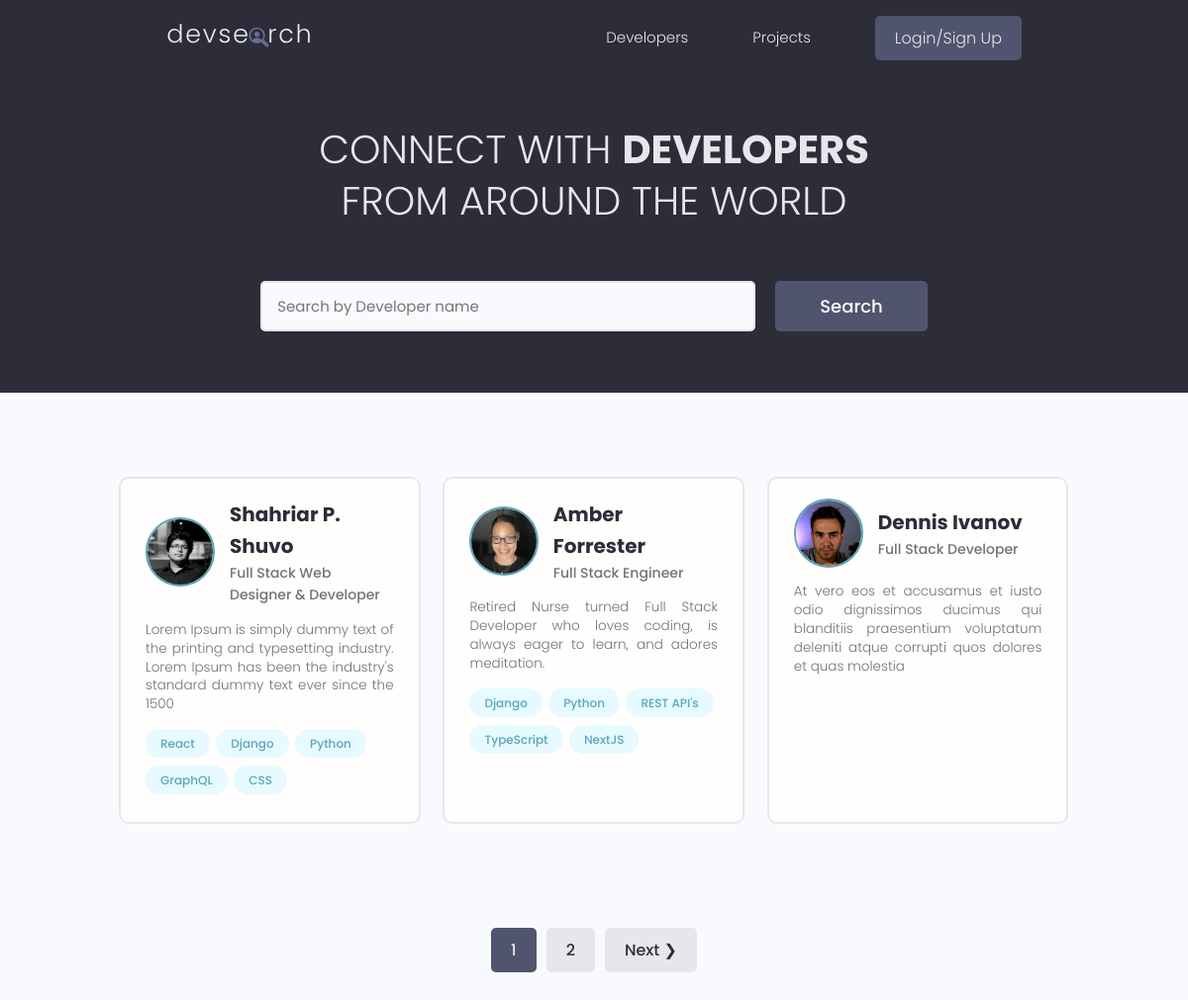
The page / on the database its author committed.
### users/models.py (models this page shows, shortened)
class Profile(models.Model):
    user = models.OneToOneField(
        User, on_delete=models.CASCADE, null=True, blank=True)
    name = models.CharField(max_length=200, null=True, blank=True)
    email = models.EmailField(max_length=500, null=True, blank=True)
    username = models.CharField(max_length=200, null=True, blank=True)
    location = models.CharField(max_length=200, null=True, blank=True)
    short_intro = models.CharField(max_length=200, null=True, blank=True)
    bio = models.TextField(null=True, blank=True)
    profile_image = models.ImageField(null=True, blank=True, upload_to='profiles/',
        default="profiles/user-default.png")
    social_github = models.CharField(max_length=200, null=True, blank=True)
    social_twitter = models.CharField(max_length=200, null=True, blank=True)
    social_linkedin = models.CharField(max_length=200, null=True, blank=True)
    social_youtube = models.CharField(max_length=200, null=True, blank=True)
    social_website = models.CharField(max_length=200, null=True, blank=True)
    created = models.DateTimeField(auto_now_add=True)
    id = models.UUIDField(default=uuid.uuid4, unique=True,
                          primary_key=True, editable=False)
    class Meta:
        ordering = ['created']
    @property
    def imageURL(self):
        try:
            url = self.profile_image.url
        except:
            url = 'http://127.0.0.1:8000/images/profiles/user-default.png'
        return url

class Skill(models.Model):
    owner = models.ForeignKey(Profile, on_delete=models.CASCADE,
                            null=True, blank=True)
    name = models.CharField(max_length=200, null=True, blank=True)
    description = models.TextField(null=True, blank=True)
    created = models.DateTimeField(auto_now_add=True)
    id = models.UUIDField(default=uuid.uuid4, unique=True,
                          primary_key=True, editable=False)
    def __str__(self):
        return str(self.name)

### users/views.py (the view)
# urls.py: path('', views.profiles, name='profiles'),
def profiles(request):
    profiles, search_query = searchProfiles(request)
    custom_range, profiles = paginateProfiles(request, profiles, 3)
    context = {'profiles': profiles, 'search_query': search_query,
               'custom_range': custom_range}
    return render(request, 'users/profiles.html', context)

### users/utils.py (called while the page is built)
def paginateProfiles(request, profiles, results):
    page = request.GET.get('page')
    paginator = Paginator(profiles, results)
    try:
        profiles = paginator.page(page)
    except PageNotAnInteger:
        page = 1
        profiles = paginator.page(page)
    except EmptyPage:
        page = paginator.num_pages
        profiles = paginator.page(page)
    leftIndex = (int(page) - 4)
    if leftIndex < 1:
        leftIndex = 1
    rightIndex = (int(page) + 5)
    if rightIndex > paginator.num_pages:
        rightIndex = paginator.num_pages + 1
    custom_range = range(leftIndex, rightIndex)
    return custom_range, profiles

def searchProfiles(request):
    search_query = ''
    if request.GET.get('search_query'):
        search_query = request.GET.get('search_query')
    skills = Skill.objects.filter(name__icontains=search_query)
    profiles = Profile.objects.distinct().filter(
        Q(name__icontains=search_query) |
        Q(short_intro__icontains=search_query) |
        Q(skill__in=skills)
    )
    return profiles, search_query

### users/templates/users/profiles.html (shortened to what this page needs)
{% extends 'main.html' %}
{% block content %}
<main class="home">
    <section class="hero-section text-center">
        <div class="container container--narrow">
            <div class="hero-section__box">
            <h2>CONNECT WITH <span>DEVELOPERS</span></h2>
            <h2>FROM AROUND THE WORLD</h2>
            </div>
            <div class="hero-section__search">
                <form id="searchForm" class="form" action="{% url 'profiles' %}" method="GET">
                    <div class="form__field">
                    <input class="input input--text" id="formInput#search" type="text" name="search_query"
                    value="{{ search_query }}" placeholder="Search by Developer name" />
                    </div>
                    <input class="btn btn--sub btn--lg" type="submit" value="Search" />
                </form>
            </div>
        </div>
    </section>
    <section class="devlist">
        <div class="container">
            <div class="grid grid--three">
                {% for profile in profiles%}
                <div class="column card">
                    <div class="dev">
                        <a href="{% url 'user-profile' profile.id %}" class="card__body">
                            <div class="dev__profile">
                                <img class="avatar avatar--md" src="{{ profile.imageURL }}" alt="image" />
                                <div class="dev__meta">
                                    <h3>{{ profile.name }}</h3>
                                    <h5>{{ profile.short_intro|slice:"60" }}</h5>
                                </div>
                            </div>
                            <p class="dev__info">{{ profile.bio|slice:"150" }}</p>
                            <div class="dev__skills">
                                {% for skill in profile.skill_set.all|slice:"5" %}
                                <span class="tag tag--pill tag--main">
                                    <small>{{skill}}</small>
                                </span>
                                {% endfor %}
                            </div>
                        </a>
                    </div>
                </div>
                {% endfor %}
            </div>
        </div>
    </section>
    {% include 'pagination.html' with queryset=profiles custom_range=custom_range %}
</main>
{% endblock content %}

### static/styles/app.css (style rules this page uses)
:root { --color-sub: #2d2d39; }
.btn--sub { background-color: var(--color-sub-light); }
.card { border: 2px solid var(--color-light); }
img { width: 100%; }
.hero-section { height: 40vh; display: flex; align-items: center; background-color: var(--color-sub); }
.hero-section__box { margin-bottom: 4rem; }
.hero-section__box > h2, .hero-section__box > h2 > span { font-size: 4rem; color: var(--color-light); line-height: 1.3; text-transform: uppercase; }
.hero-section__box > h2 { font-weight: 300; }
.hero-section__box > h2 > span { font-weight: 700; }
.hero-section__search > .form { display: flex; align-items: center; justify-content: center; gap: 2rem; }
.hero-section__search > .form input.input--text { width: 50rem; }
.devlist { margin-top: 8rem; }
.devlist .grid { align-items: stretch; }
.devlist .dev .dev__profile { display: flex; align-items: center; gap: 1.5rem; }
.devlist .dev .dev__meta h3 { color: var(--color-sub); font-size: 2rem; font-weight: 700; }
.devlist .dev .dev__meta h5 { color: var(--color-text); font-size: 1.4rem; font-weight: 500; }
.devlist .dev .dev__info { margin: 1.5rem 0; font-size: 1.35rem; line-height: 1.4; text-align: justify; }

### static/uikit/styles/modules/_variables.css (style rules this page uses)
:root { --color-main: #5aa5b9; --color-main-light: #e6faff; --color-sub: #3f4156; --color-sub-light: #51546e; --color-sub-lighter: #ededfd; --color-text: #737373; --color-gray: #8b8b8b; --color-light: #e5e7eb; --color-light-gray: #767676; --color-bg: #f8fafd; --color-white: #fffefd; --color-white-light: #f3f3f3; --color-success: #359e64; --color-success-bg: #def8e8; --color-error: #fc4b0b; --color-error-bg: #fff2ee; --font-base: 'Poppins', arial, helvetica, 'Segoe UI', roboto, ubuntu, sans-serif; --font-monospace: 'Fira Code', 'Courier New', courier, monospace; --font-regular: 300; --font-medium: 500; --font-bold: 700; --generic-shadow: 1px 1px 5px #00000010; --generic-transition: all 0.3s ease-in-out; }

### static/uikit/styles/modules/_base.css (style rules this page uses)
* { margin: 0; padding: 0; box-sizing: border-box; text-rendering: optimizeLegibility; color: inherit; font-size: inherit; }
html { font-size: 50%; }
@media only screen and (min-width: 480px) { html { font-size: 56.25%; } }
@media only screen and (min-width: 1200px) { html { font-size: 62.5%; } }
body { line-height: 1.6; font-weight: 400; font-size: 1.5rem; color: var(--color-text); background-color: var(--color-bg); min-height: 100vh; }

### static/uikit/styles/modules/_typography.css (style rules this page uses)
* { font-family: var(--font-base); }
h2 { font-size: 3.6rem; font-weight: var(--font-bold); }
h3 { font-size: 3.2rem; font-weight: var(--font-medium); }
h5 { font-size: 2.4rem; font-weight: var(--font-medium); }
h5, h6 { font-weight: var(--font-regular); }
p, span, strong { font-size: 1.6rem; color: var(--color-text); font-weight: var(--font-regular); }
a { padding-bottom: 2px; text-decoration: none; display: inline-block; color: var(--color-main); font-weight: var(--font-medium); }

### static/uikit/styles/modules/_utilities.css (style rules this page uses)
.container { width: 92%; max-width: 165rem; margin: 0 auto; box-sizing: border-box; }
.container--narrow { width: 92%; max-width: 120rem; }
@media screen and (min-width: 1000px) { .container { width: 90%; } }
@media screen and (min-width: 1000px) { .container--narrow { width: 85%; } }
@media screen and (min-width: 1200px) { .container { width: 80%; } }
@media screen and (min-width: 1200px) { .container--narrow { width: 72%; } }
.text-center { text-align: center; }

### static/uikit/styles/modules/_avatar.css (style rules this page uses)
.avatar { border-radius: 50%; border: 2px solid var(--color-main); object-fit: cover; }
.avatar--md { height: 7rem; width: 7rem; }

### static/uikit/styles/modules/_button.css (style rules this page uses)
.btn { display: inline-block; position: relative; cursor: pointer; background-color: var(--color-light); font-weight: var(--font-medium); color: var(--color-sub); text-decoration: none; padding: 1rem 2rem; border-radius: 0.5rem; border: none; width: -webkit-fit-content; width: -moz-fit-content; width: fit-content; height: -webkit-fit-content; height: -moz-fit-content; height: fit-content; font-size: 1.6rem; outline-width: 0; outline-color: transparent; -webkit-backface-visibility: hidden; backface-visibility: hidden; transition: all 0.3s ease-in-out; }
.btn--sub { background-color: var(--color-sub); color: var(--color-white); }
.btn--lg { font-size: 1.8rem; padding: 1.2rem 4.5rem; }

### static/uikit/styles/modules/_card.css (style rules this page uses)
.card { border-radius: 1rem; background-color: var(--color-white); border: 1.5px solid var(--color-light); width: auto; height: auto; margin-top: 0.5rem; margin-bottom: 0.5rem; overflow: hidden; }
.card__body, .card__header { padding: 2rem 2.5rem; }

### rows shown on the page
Profile: imageURL (picture), name "Shahriar P. Shuvo", short_intro "Full Stack Web Designer & Developer", bio "Lorem Ipsum is simply dummy text of the printing and typesetting industry. Lorem Ipsum has been the industry's standard dummy text ever since the 1500"
Skill: name "React"
Skill: name "Django"
Skill: name "Python"
Skill: name "GraphQL"
Skill: name "CSS"
Profile: imageURL (placeholder picture), name "Amber Forrester", short_intro "Full Stack Engineer", bio "Retired Nurse turned Full Stack Developer who loves coding, is always eager to learn, and adores meditation."
Skill: name "Django"
Skill: name "Python"
Skill: name "REST API's"
Skill: name "TypeScript"
Skill: name "NextJS"
Profile: imageURL (picture), name "Dennis Ivanov", short_intro "Full Stack Developer", bio "At vero eos et accusamus et iusto odio dignissimos ducimus qui blanditiis praesentium voluptatum deleniti atque corrupti quos dolores et quas molestia"

### other values the page prints
{{ page }} "1"
{{ page }} "2"
